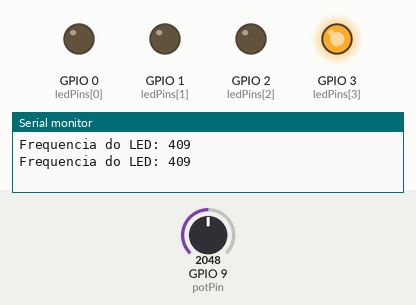
Bench run of a program on a simulated Seeed XIAO ESP32-C3. On the bench: output pins drawn as LEDs (lit = HIGH), the last lines printed to the serial monitor. Inputs (shaded band) come from the test bench; at power-on: GPIO 9 (potPin) = 2048.

Above: at 2.8 s.
2.9 s: GPIO 9 (potPin) set to 1963
At 6.0 s:
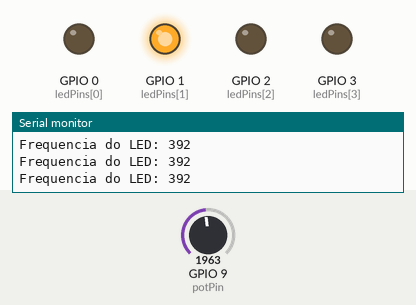
At 7.0 s:
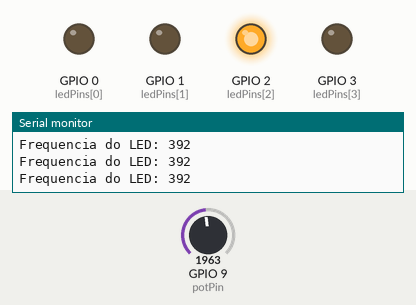
7.1 s: GPIO 9 (potPin) set to 1524
At 11.0 s:
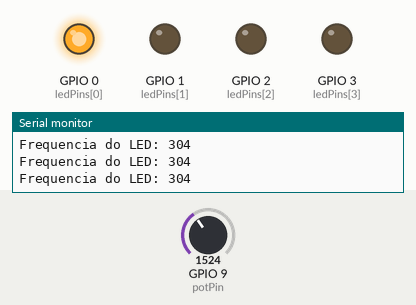
11.3 s: GPIO 9 (potPin) set to 1409
12.9 s: GPIO 9 (potPin) set to 1228
19.3 s: GPIO 9 (potPin) set to 1883
At 23.3 s:
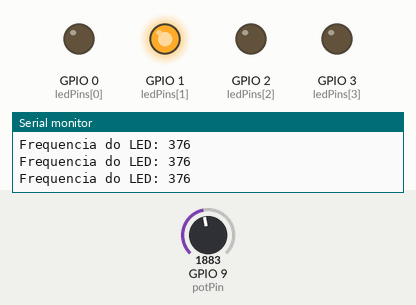
23.5 s: GPIO 9 (potPin) set to 1749
Timing chart, 0 to 26.1 s (numbered marks = the images above; inputs shaded):
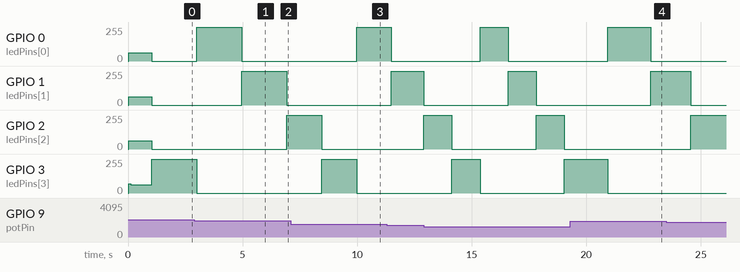

The program:

main.cpp
```cpp
#include <Arduino.h>

hw_timer_t *timer = NULL;
const int intervaloMicrossegundos = 1000000;

const int ledPins[] = {GPIO_NUM_0, GPIO_NUM_1, GPIO_NUM_2, GPIO_NUM_3};
const int numLeds = sizeof(ledPins) / sizeof(ledPins[0]);
int currentLed = 0;

const int potPin = GPIO_NUM_9;
volatile int valorPot = 0;
volatile unsigned long previousMillis = 0;

void IRAM_ATTR onTimer() {
  valorPot = analogRead(potPin); // Executar a leitura do potenciômetro
  Serial.print("Frequencia do LED: ");
  Serial.println(valorPot/5);
}

void setup() {
  Serial.begin(115200);

  // Inicializar o temporizador
  timer = timerBegin(0, 80, true);

  // Anexar a função de interrupção ao temporizador
  timerAttachInterrupt(timer, &onTimer, true);

  // Definir a frequência do temporizador (intervalo de recarga)
  timerAlarmWrite(timer, intervaloMicrossegundos, true);

  // Ativar a interrupção por estouro do temporizador
  timerAlarmEnable(timer);

  for (int i = 0; i < numLeds; i++) {
    pinMode(ledPins[i], OUTPUT);
  }
}

void loop() {
  // Verifica se tempo suficiente passou para mudar para o próximo LED
  if (millis() - previousMillis >= valorPot) {
    previousMillis = millis();

    // Lógica para acionar LEDs
    for (int i = 0; i < numLeds; i++) {
      digitalWrite(ledPins[i], LOW);
    }

    digitalWrite(ledPins[currentLed], HIGH);

    currentLed = (currentLed + 1) % numLeds;
  }
}
```

Measured:
- the behaviour switches between 2034 and 2033 on GPIO 9 (potPin) (found by bisection; images 0 and 1)
- after the input at 2.9 s, GPIO 1 (ledPins[1]): 0/255 → 255/255 after 2.1 s instead of 2.2 s; GPIO 2 (ledPins[2]): 0/255 → 255/255 after 4.0 s
- after the input at 7.1 s, GPIO 0 (ledPins[0]): 0/255 → 255/255 after 2.9 s instead of 3.8 s; GPIO 2 (ledPins[2]): 255/255 → 0/255 after 1.4 s instead of 1.8 s
- after the input at 19.3 s, GPIO 2 (ledPins[2]): stays 0/255 (without the input it goes to 255/255 after 3.4 s); GPIO 3 (ledPins[3]): 255/255 → 0/255 after 1.6 s instead of 0.98 s
